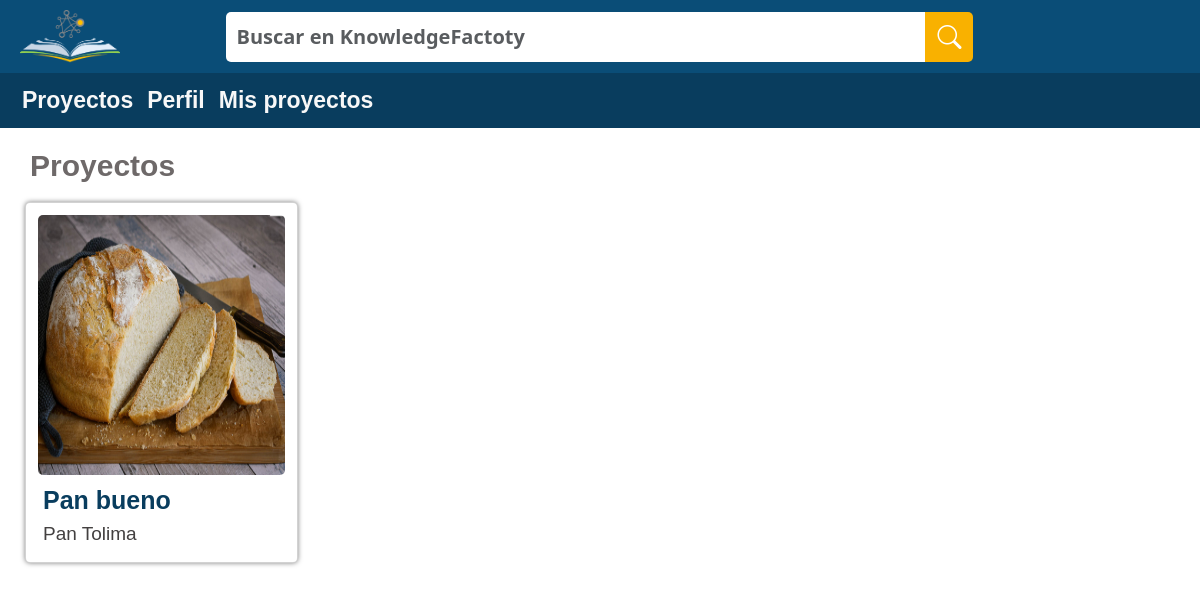
The page /Inicio/ (signed in) on the database as committed earlier.
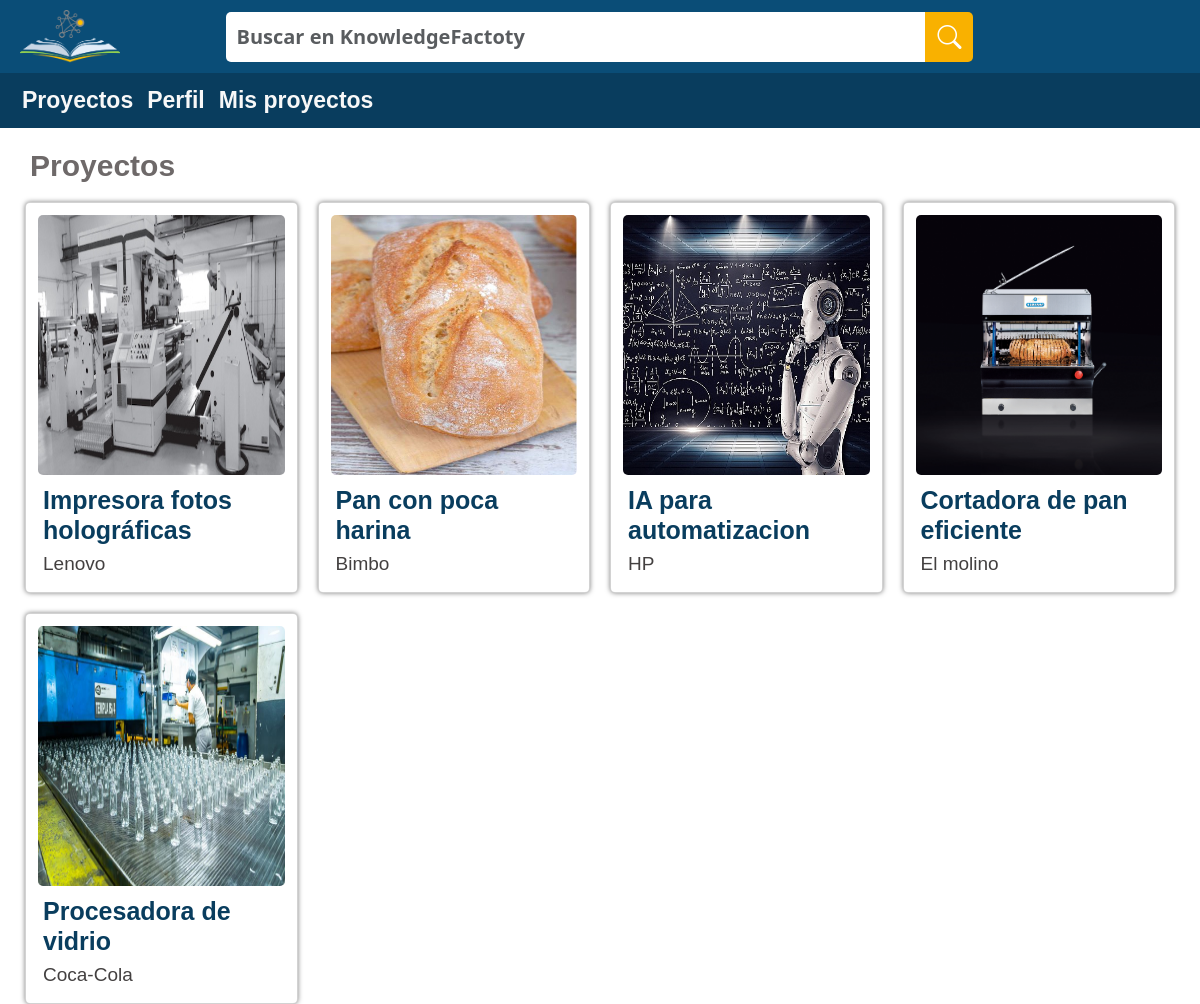
The same page on the database as committed later.
### test_app/models.py (models this page shows, shortened)
class Project(models.Model):
    name = models.CharField(max_length=30)
    objective = models.TextField()
    results = models.TextField()
    reach = models.TextField()
    state = models.TextField()
    ownerCompany = models.OneToOneField(Company, on_delete=models.CASCADE)
    photo= models.ImageField(null=True, blank=True, upload_to="images/")

class Company(models.Model):
    nit = models.CharField(auto_created=False, primary_key=True, serialize=False, verbose_name='NIT', max_length=9)
    name = models.CharField(max_length=50)
    phoneNumberC = models.CharField(max_length=15)
    address = models.CharField(max_length=300)
    user = models.ForeignKey(User, on_delete=models.CASCADE)
    objects = CompanyManager()
    REQUIRED_FIELDS = ['nit', 'name', 'phoneNumber', 'address', 'user']

### test_app/views.py (the view)
# urls.py: path('Inicio/',views.homePageView.as_view(), name="homePage"),
class homePageView(TemplateView):
    template_name = "test_app/MainPageEnterprise.html"
    def get(self, req):
        projects = Project.objects.all()
        user=get_object_or_404(User,pk=req.user.cc)
        return render(req, 'test_app/MainPageEnterprise.html', {'user':user,'projects':projects})

### test_app/templates/test_app/MainPageEnterprise.html (shortened to what this page needs)
{% extends 'test_app/base.html' %}
{% load static %}
{% block content %}
<!DOCTYPE html>
<html lang="en">
<head>
    <link href="https://cdn.jsdelivr.net/npm/bootstrap@5.3.0-alpha2/dist/css/bootstrap.min.css" rel="stylesheet">
    <link rel="stylesheet" href="https://cdn.jsdelivr.net/npm/bootstrap-icons@1.10.3/font/bootstrap-icons.css">
    <link rel="stylesheet" href='{% static "CSS/styleMainPageEnterprise.css" %}'>
</head>
<body>
    <header class="container-fluid text-center" style="padding: 10px;  background-color: #0A4D77;">
        <div class="row align-items-center" style="padding-left: 10px; padding-right: 10px;">
          <div class="col-2 image_locate">
            <img src='{% static "/Images/Logo_DreamsBank.png" %}' alt="Logo de DreamsBank" style="width: 100px;">
          </div>
          <div class="col-8 items_search_locate" style="display: flex; justify-content: center;">
            <form class="form-inline">
              <div class="input-group" style="flex-shrink: 0;">
                <input id="input_search" type="text" class="form-control" placeholder="Buscar en KnowledgeFactoty" style="width: 700px;">
                <div class="input-group-append">
                  <button class="btn btn-secondary" type="button" style="background-color: #F9B100; border: 0; border-radius: 0px ; border-top-right-radius: 5px; border-bottom-right-radius: 5px; width: 100%; height: 100%;">
                    <i class="bi bi-search" style="font-size: 1.5em;"></i>
                  </button>
                </div>
              </div>
            </form>
          </div>
        </div>
      </header>
      <header class="row-fluid text-center" style="padding: 10px; padding-left: 15px; padding-right: 15px; background-color: #093D5E;">
        <div class="menu-bar">
            <a href="{% url 'homePage' %}" class="menu-item">Proyectos</a>
            <a href="{% url 'profile' %}" class="menu-item">Perfil</a>
            <a href="{% url 'profileMeeting' %}" class="menu-item">Mis proyectos</a>
          </div>
      </header>
      <div class="PrimaryBox">
        <h1 class="Title">Proyectos</h1>
          <div class="gridProducts" id="gridP">
          {% for project in projects %}
            <div class="card" id={{project.id}}>
              <a href="{% url 'projectInformation' project.id %}" class="selectionProject" style="z-index:5;position: absolute;width: 93%;height: 93%;"></a>
                <div class="card_image" style="height: 260px;">
                    {% if project.photo %}
                    <img src="{{project.photo.url}}" alt={{project.id}} style="width: 100%; height: 100%;border-radius: 5px">
                    {% else %}
                    <h3 class="no foto">No hay foto</h3>
                    {% endif %}
                </div>
                <div class="card_content">
                  <h1 class="card_title">{{project.name}}</h1>
                  <h3 class="card_text">{{project.ownerCompany.name}}</h3>
              </div>
            </div>
        {% endfor %}
        </div>
      </div>
</body>
</html>
{% endblock %}

### test_app/templates/test_app/base.html (shortened to what this page needs)
{% load static%}
<!DOCTYPE html>
<html lang="en">
<head>
    <link href="https://cdn.jsdelivr.net/npm/bootstrap@5.3.0-alpha2/dist/css/bootstrap.min.css" rel="stylesheet">
    <link rel="stylesheet" href="https://cdn.jsdelivr.net/npm/bootstrap-icons@1.10.3/font/bootstrap-icons.css">
</head>
<body>
    {% block content %}
    {% endblock %}
</body>
</html>

### test_app/static/CSS/styleMainPageEnterprise.css (style rules this page uses)
* { margin: 0; padding: 0; box-sizing: border-box; text-decoration: none; }
.image_locate { text-align: left; }
.items_search_locate { text-align: center; align-self: center; }
#input_search { height: 50px; border: 0px; border-top-left-radius: 5px; border-bottom-left-radius: 5px; color: #525151; font-weight: bold; padding-left: 10px; padding-right: 10px; font-size: 20px; text-align: left; }
.menu-bar { display: flex; flex-direction: row; flex-wrap: wrap; overflow: hidden; justify-content:left; align-items: center; }
header div a { display: flex; align-self: center; justify-content: center; }
.menu-item { color: #fff; list-style: none; margin-right: 7px; margin-left: 7px; text-decoration: none; font-size: 23px; font-weight: bold; color: #F8F8F8; font-family: "Roboto Flex", "Arial", sans-serif; }
.Title { padding-left: 30px; padding-top: 20px; color: #6e6969; font-size: 30px; font-weight: bold; font-family: "Roboto Flex", "Arial", sans-serif; }
.gridProducts { display: grid; grid-template-columns: repeat(4, 1fr); grid-gap: 20px; padding-top: 10px; padding-left: 25px; padding-right: 25px; }
.gridProducts .card { background-color: #fff; border-radius: 5px; padding-left: 12px; padding-top: 12px; padding-right: 12px; padding-bottom: 3px; text-align: center; box-shadow: 0 0 5px rgba(0,0,0,0.5); }
.gridProducts .card .selectionProject { z-index:5; position: absolute; width: 93%; height: 93%; }
.gridProducts .card .card_image { width: 100%; background-size: cover; background-repeat: no-repeat; background-position: center; border-top-left-radius: 10px; border-top-right-radius: 10px; margin-bottom: 5px; }
.gridProducts .card .card_content { padding: 5px; text-align: left; height: auto; }
.gridProducts .card .card_content .card_title { font-size: 25px; font-weight: bold; color: #093D5E; font-family: "Roboto Flex", "Arial", sans-serif; }
.gridProducts .card .card_content .card_text { font-size: 19px; color: #434040; font-family: "Roboto Flex", "Arial", sans-serif; }

Rows that differ between the two databases and show on the page:
removed Project: photo (picture), name "Pan bueno", ownerCompany.name "Pan Tolima"
added Project: photo (picture), name "Impresora fotos holográficas", ownerCompany.name "Lenovo"
added Project: photo (picture), name "Pan con poca harina", ownerCompany.name "Bimbo"
added Project: photo (picture), name "IA para automatizacion", ownerCompany.name "HP"
added Project: photo (picture), name "Cortadora de pan eficiente", ownerCompany.name "El molino"
added Project: photo (picture), name "Procesadora de vidrio", ownerCompany.name "Coca-Cola"
